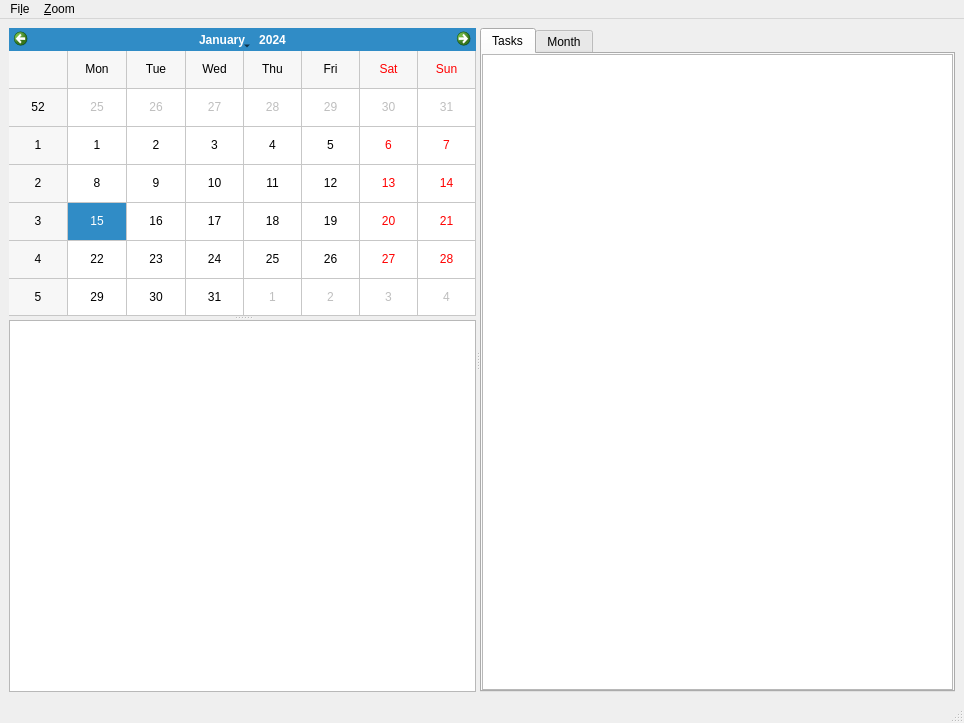
<?xml version="1.0" encoding="UTF-8"?>
<ui version="4.0">
 <class>mainWindow</class>
 <widget class="QMainWindow" name="mainWindow">
  <property name="geometry">
   <rect>
    <x>0</x>
    <y>0</y>
    <width>964</width>
    <height>723</height>
   </rect>
  </property>
  <property name="windowTitle">
   <string>ToDo Calendar</string>
  </property>
  <widget class="QWidget" name="centralwidget">
   <layout class="QVBoxLayout" name="verticalLayout_7">
    <item>
     <widget class="QSplitter" name="splitter_2">
      <property name="orientation">
       <enum>Qt::Horizontal</enum>
      </property>
      <widget class="QSplitter" name="splitter">
       <property name="orientation">
        <enum>Qt::Vertical</enum>
       </property>
       <widget class="QWidget" name="navcalendar_holder" native="true">
        <layout class="QVBoxLayout" name="verticalLayout_4">
         <property name="leftMargin">
          <number>0</number>
         </property>
         <property name="topMargin">
          <number>0</number>
         </property>
         <property name="rightMargin">
          <number>0</number>
         </property>
         <property name="bottomMargin">
          <number>0</number>
         </property>
         <item>
          <widget class="NavCalendar" name="navcalendar">
           <property name="gridVisible">
            <bool>true</bool>
           </property>
           <property name="horizontalHeaderFormat">
            <enum>QCalendarWidget::ShortDayNames</enum>
           </property>
          </widget>
         </item>
        </layout>
       </widget>
       <widget class="QWidget" name="details_holder" native="true">
        <layout class="QVBoxLayout" name="verticalLayout_5">
         <property name="leftMargin">
          <number>0</number>
         </property>
         <property name="topMargin">
          <number>0</number>
         </property>
         <property name="rightMargin">
          <number>0</number>
         </property>
         <property name="bottomMargin">
          <number>0</number>
         </property>
         <item>
          <widget class="QListWidget" name="listWidget_3"/>
         </item>
        </layout>
       </widget>
      </widget>
      <widget class="QWidget" name="lists_holder" native="true">
       <layout class="QVBoxLayout" name="verticalLayout_6">
        <property name="leftMargin">
         <number>0</number>
        </property>
        <property name="topMargin">
         <number>0</number>
        </property>
        <property name="rightMargin">
         <number>0</number>
        </property>
        <property name="bottomMargin">
         <number>0</number>
        </property>
        <item>
         <widget class="QTabWidget" name="lists_tabs">
          <property name="currentIndex">
           <number>0</number>
          </property>
          <widget class="QWidget" name="tasks_tab">
           <attribute name="title">
            <string>Tasks</string>
           </attribute>
           <layout class="QVBoxLayout" name="verticalLayout_8">
            <property name="leftMargin">
             <number>0</number>
            </property>
            <property name="topMargin">
             <number>0</number>
            </property>
            <property name="rightMargin">
             <number>0</number>
            </property>
            <property name="bottomMargin">
             <number>0</number>
            </property>
            <item>
             <widget class="QListWidget" name="tasksList"/>
            </item>
           </layout>
          </widget>
          <widget class="QWidget" name="month_tab">
           <attribute name="title">
            <string>Month</string>
           </attribute>
           <layout class="QVBoxLayout" name="verticalLayout">
            <property name="leftMargin">
             <number>0</number>
            </property>
            <property name="topMargin">
             <number>0</number>
            </property>
            <property name="rightMargin">
             <number>0</number>
            </property>
            <property name="bottomMargin">
             <number>0</number>
            </property>
           </layout>
          </widget>
         </widget>
        </item>
       </layout>
      </widget>
     </widget>
    </item>
   </layout>
  </widget>
  <widget class="QMenuBar" name="menubar">
   <property name="geometry">
    <rect>
     <x>0</x>
     <y>0</y>
     <width>964</width>
     <height>22</height>
    </rect>
   </property>
   <widget class="QMenu" name="menuConnect">
    <property name="title">
     <string>Fi&amp;le</string>
    </property>
    <addaction name="actionExit"/>
   </widget>
   <widget class="QMenu" name="menuZoom">
    <property name="title">
     <string>&amp;Zoom</string>
    </property>
    <addaction name="actionZoom_In"/>
    <addaction name="actionZoom_Out"/>
   </widget>
   <addaction name="menuConnect"/>
   <addaction name="menuZoom"/>
  </widget>
  <widget class="QStatusBar" name="statusbar"/>
  <action name="actionExit">
   <property name="text">
    <string>&amp;Exit</string>
   </property>
  </action>
  <action name="actionZoom_In">
   <property name="text">
    <string>&amp;Zoom In</string>
   </property>
  </action>
  <action name="actionZoom_Out">
   <property name="text">
    <string>Zoom &amp;Out</string>
   </property>
  </action>
 </widget>
 <customwidgets>
  <customwidget>
   <class>NavCalendar</class>
   <extends>QCalendarWidget</extends>
   <header>todocalendar.gui.navcalendar</header>
  </customwidget>
 </customwidgets>
 <resources/>
 <connections>
  <connection>
   <sender>actionExit</sender>
   <signal>triggered()</signal>
   <receiver>mainWindow</receiver>
   <slot>close()</slot>
   <hints>
    <hint type="sourcelabel">
     <x>-1</x>
     <y>-1</y>
    </hint>
    <hint type="destinationlabel">
     <x>242</x>
     <y>253</y>
    </hint>
   </hints>
  </connection>
 </connections>
</ui>
